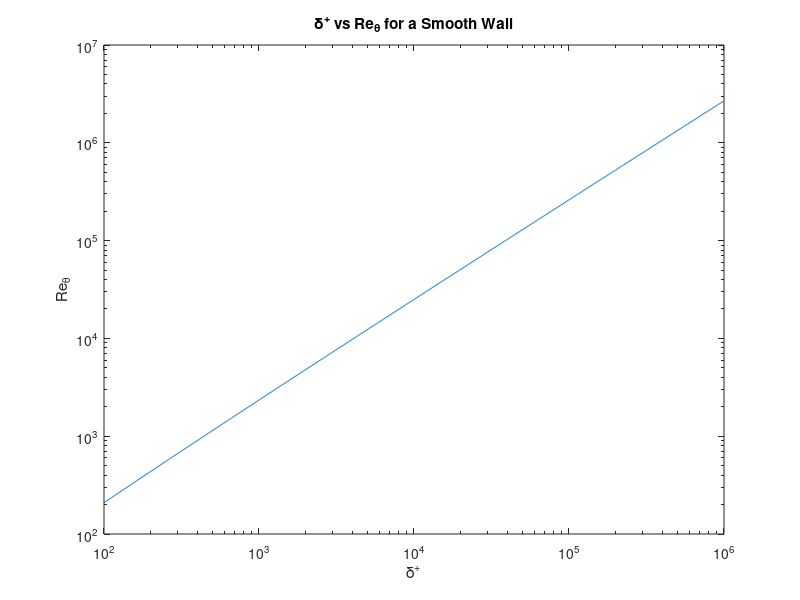

Recreate this plot in MATLAB. (Note: this script raises an error after producing the figure.)
% William Page (587000) - Kevin Rassool (540733)   ;
% Semester 2 2017 - University of Melbourne        ; Started:     15/5/17
% MCEN90018 - Advanced Fluid Dynamics              ; Last Edited: 28/5/17
% Assignment 3
%
% Main Script
%% Set-up
clc, clear, close all

%% Speed Conversion
knots_2_mps = 463/900 ; % Conversion between knots and m/s
sub_speed   = 30      ; % Submarine speed
U_sub=sub_speed*knots_2_mps;

% number of z points
n_point=1000;
% Define smooth wall constants
A    = 5        ; % Experimental constants
DUp  = 0        ; % Delta U+
kap  = 0.41     ; % Kappa, von karman constant
nu   = 8.97e-7  ; % Kinematic viscoity (m^2 . s^-1)
PI   = 0.55     ; % For ZPG turbulant boundary layer
%create log-space
dplus_E = logspace(log10(1e2) , log10(1e6), 1e3);
%initilaise vectors
Re_theta = zeros(size(dplus_E));
Cf       = zeros(size(dplus_E));

for i = 1:length(dplus_E)
    
    z_plus = logspace(-2,log10(dplus_E(i)),n_point);
    
    eta = z_plus./dplus_E(i);

    %U plus
    u_plus = (1/kap).*log(z_plus)+A-(1/(3*kap)).*eta.^3 + ...
        (PI/kap).*2.*(eta.^2).*(3-2.*eta);
    %S 
    S = (1/kap).*log(dplus_E(i))+A-(1/(3*kap))+(2*PI/kap);
    % Numerically integrate to get Re_theta
    inetgrand = (u_plus - (u_plus.^2)./S);
    Re_theta(i) = trapz(z_plus,inetgrand);
    % Calculate Cf
    Cf(i) = 2./(S.^2);
end

figure;
loglog(dplus_E,Re_theta)
title('\delta^+ vs Re_{\theta} for a Smooth Wall')
ylabel('Re_{\theta}');
xlabel('\delta^+');
figure_format(1) ;


figure;
semilogx(dplus_E,Cf)
title('\delta^+ vs C_f for a Smooth Wall')
ylabel('C_f');
xlabel('\delta^+');
figure_format(1) ;

%% Qn 3, Rex calculation @ x=115m

% Calculate Re_x at every point 
Re_x = cumtrapz(Re_theta, 2./Cf);

% Determine C_f and delta for x = 115 m
x = 115                 ;     %m
Re_x_115 = x*U_sub/nu   ;
Cf_115 = interp1q(Re_x', Cf', Re_x_115)  ;
delta_plus_115 = exp(sqrt(2/Cf_115)*kap - A*kap + 1/3 - 2*PI);
delta_115 = delta_plus_115*nu*sqrt(2/Cf_115)/U_sub

figure;
semilogx(Re_x,Cf)
title('Re_x vs C_f for a Smooth Wall')
hold on
ylabel('C_f');
xlabel('Re_x');
plot(Re_x,Cf_115*ones(length(Re_x)),'--','linewidth',2,'color',[255 105 180]./256);
figure_format(1) ;


